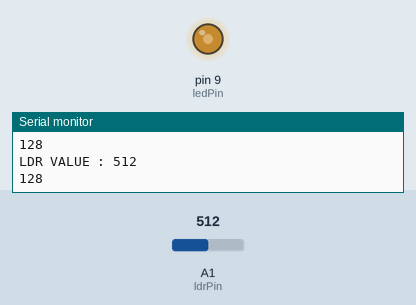
The sketch below on a simulated Arduino Uno, built with avr-gcc and run on an emulated ATmega328P. Shown: output pins drawn as LEDs (lit = HIGH), the last lines printed to the serial monitor. The inputs (shaded band) are chosen by the test bench; at power-on: A1 (ldrPin) = 512.

Above: at 1.3 s.
1.4 s: A1 (ldrPin) set to 306
At 2.2 s:
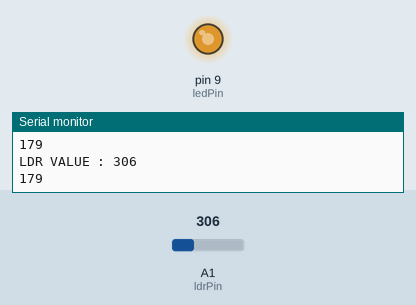
3.0 s: A1 (ldrPin) set to 122
At 3.4 s:
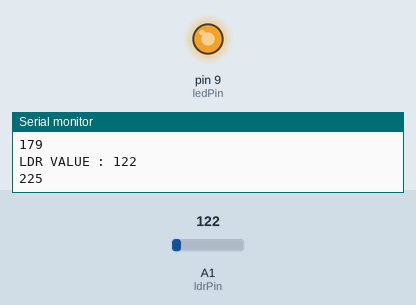
4.5 s: A1 (ldrPin) set to 900
At 5.7 s:
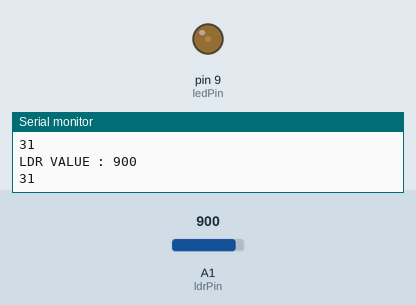
6.0 s: A1 (ldrPin) set to 1023
At 7.0 s:
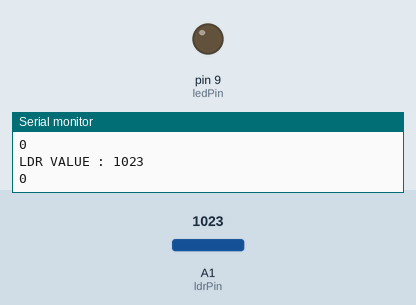
7.5 s: A1 (ldrPin) set to 511
At 8.2 s:
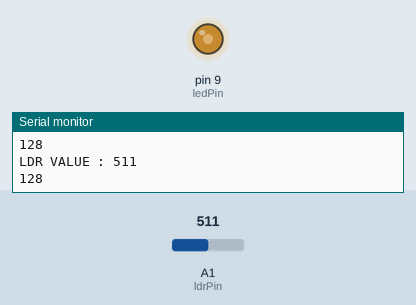
Timing chart, 0 to 10.0 s (numbered marks = the images above; inputs shaded):
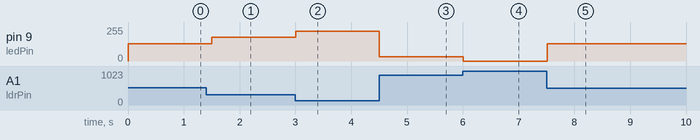

Measured:
- after the input at 1.4 s, pin 9 (ledPin): 128/255 → 179/255 after 0.10 s
- after the input at 3.0 s, pin 9 (ledPin): 179/255 → 225/255 at once
- after the input at 4.5 s, pin 9 (ledPin): 225/255 → 31/255 at once
- after the input at 6.0 s, pin 9 (ledPin): 31/255 → 0/255 at once
- after the input at 7.5 s, pin 9 (ledPin): 0/255 → 128/255 at once

The sketch:

12.2__ldr-streetlight-brightness-control.ino
```cpp
// using ldr, when it becomes night, turn the led on like a streetlight. when its morning(more sunlight) led has less brightness
//in ldr more light means less resistance hence more current, more brightness


//this is reverse of 12.1 code, just invert the map function
//insted of 0,255, write 255,0

//ldr range = 0 to 1023
//convert it to pwm -> o to 255 , using map
  int ldrPin = A1;
  int ledPin = 9; //D9 pin supports PWM
  int ldrValue = 0;

void setup() {
  // put your setup code here, to run once:
  Serial.begin(9600);
  pinMode(ldrPin, INPUT);
  pinMode(ledPin,OUTPUT);

}

void loop() {
  // put your main code here, to run repeatedly:
  ldrValue = analogRead(ldrPin);   //ldr pin means it changes resistance absed on how much sunlight it receives, more sunlight = less resistance
  Serial.print("LDR VALUE : ");
  Serial.println(ldrValue);

  int pwmVal = map(ldrValue, 0,1023,  255,0);
  Serial.println(pwmVal);

  analogWrite(ledPin, pwmVal);

  delay(500);


}
```
